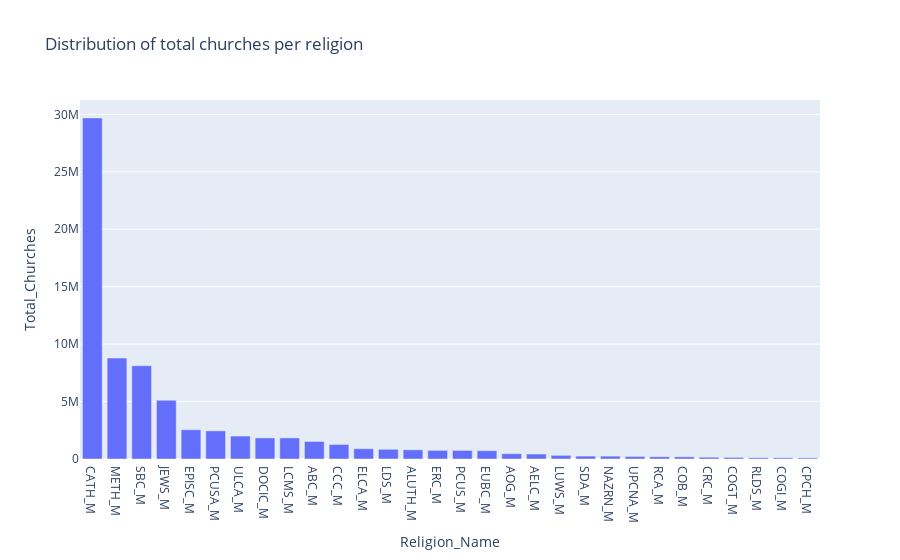

Notebook code for this chart:
### Code cell
x_column = 'index'
y_column = 'total_churhes'

fig_orthodox = px.bar(sorted_final_churches.head(30), x=x_column, y=y_column,
                       title='Distribution of total churches per religion',
                       labels={x_column: 'Religion_Name', y_column: 'Total_Churches'})
fig_orthodox.show()

### Figure 1 — Plotly figure (JSON) as saved in the notebook; plotly's stock layout.template omitted (floating-point values rounded to 4 significant figures)
{"data": [{"alignmentgroup": "True", "hovertemplate": "Religion_Name=%{x}<br>Total_Churches=%{y}<extra></extra>", "legendgroup": "", "marker": {"color": "#636efa", "pattern": {"shape": ""}}, "name": "", "offsetgroup": "", "orientation": "v", "showlegend": false, "textposition": "auto", "type": "bar", "x": ["CATH_M", "METH_M", "SBC_M", "JEWS_M", "EPISC_M", "PCUSA_M", "ULCA_M", "DOCIC_M", "LCMS_M", "ABC_M", "CCC_M", "ELCA_M", "LDS_M", "ALUTH_M", "ERC_M", "PCUS_M", "EUBC_M", "AOG_M", "AELC_M", "LUWS_M", "SDA_M", "NAZRN_M", "UPCNA_M", "RCA_M", "COB_M", "CRC_M", "COGT_M", "RLDS_M", "COGI_M", "CPCH_M"], "xaxis": "x", "y": [29688058, 8790025, 8121069, 5112024, 2544320, 2448249, 1998826, 1836104, 1835605, 1528846, 1263472, 895135, 845689, 800055, 750463, 745627, 722966, 459256, 433106, 316642, 252554, 249033, 221918, 194157, 189277, 155007, 136386, 106009, 105580, 93235], "yaxis": "y"}], "layout": {"barmode": "relative", "legend": {"tracegroupgap": 0}, "title": {"text": "Distribution of total churches per religion"}, "xaxis": {"anchor": "y", "domain": [0, 1], "title": {"text": "Religion_Name"}}, "yaxis": {"anchor": "x", "domain": [0, 1], "title": {"text": "Total_Churches"}}}}
